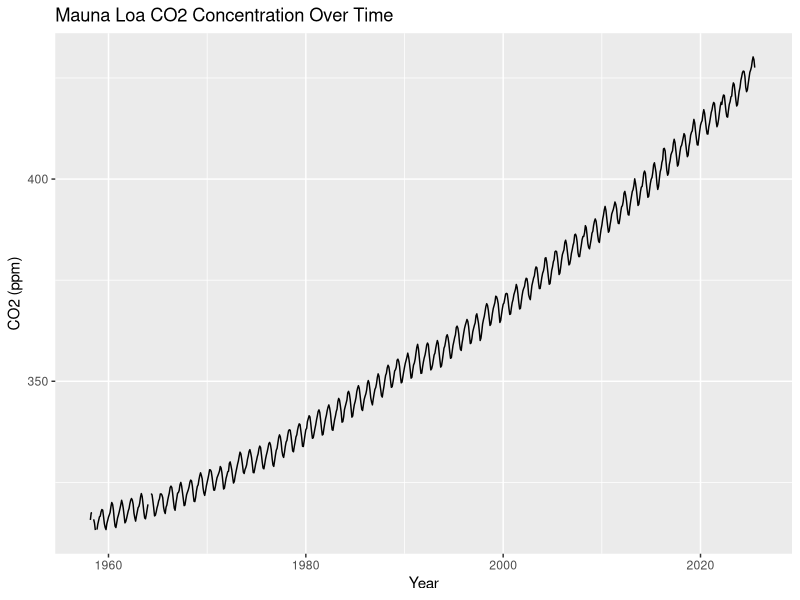
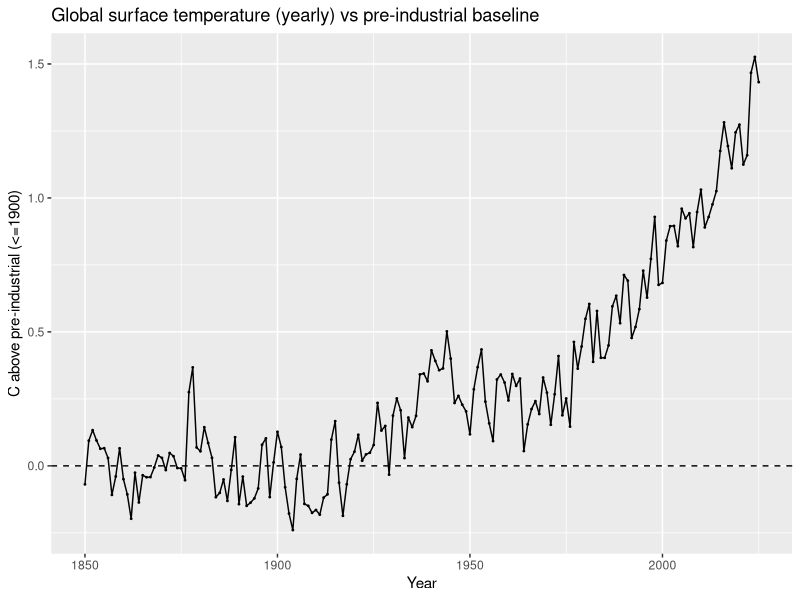
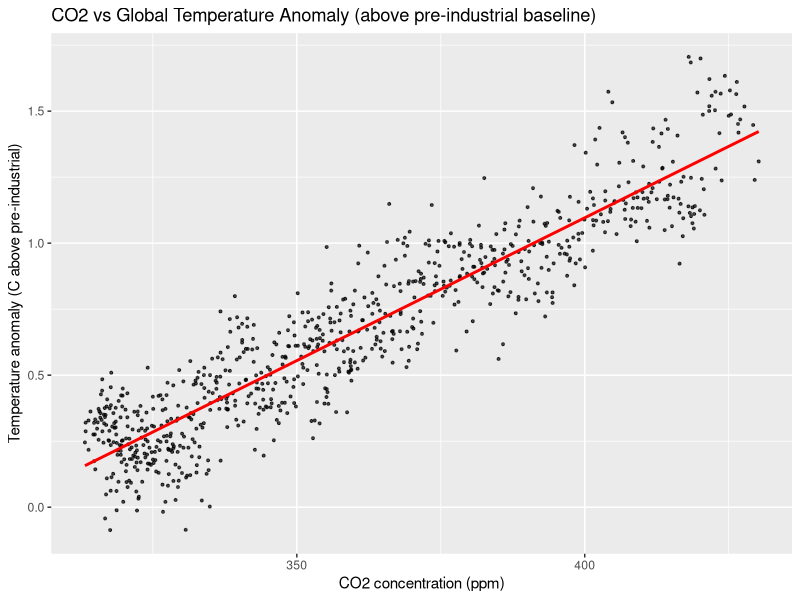
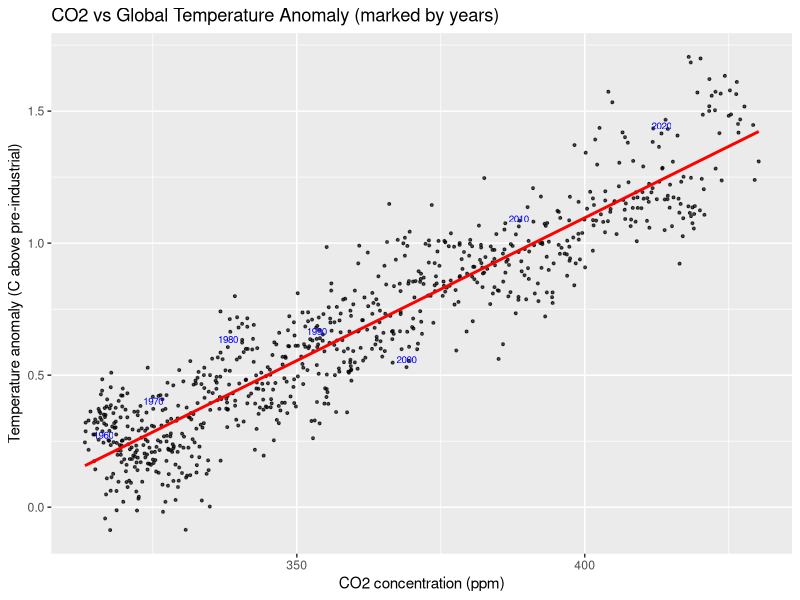
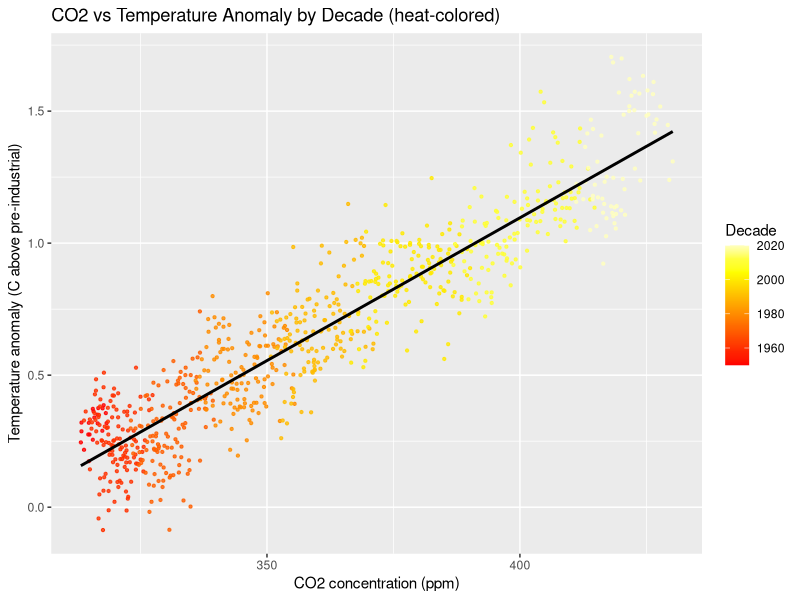
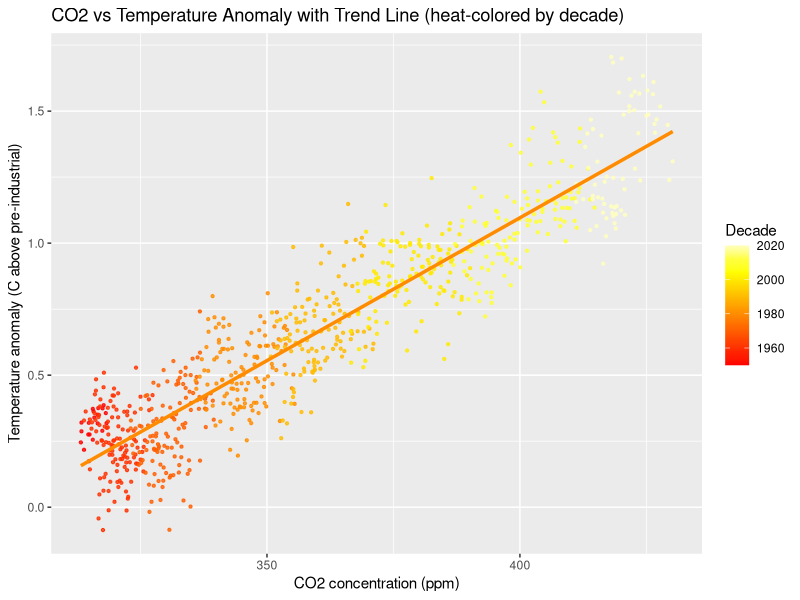
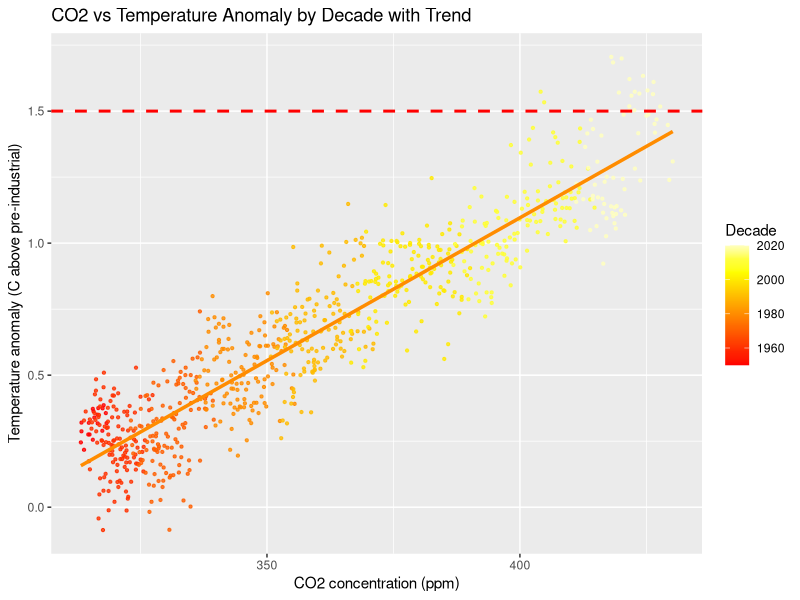
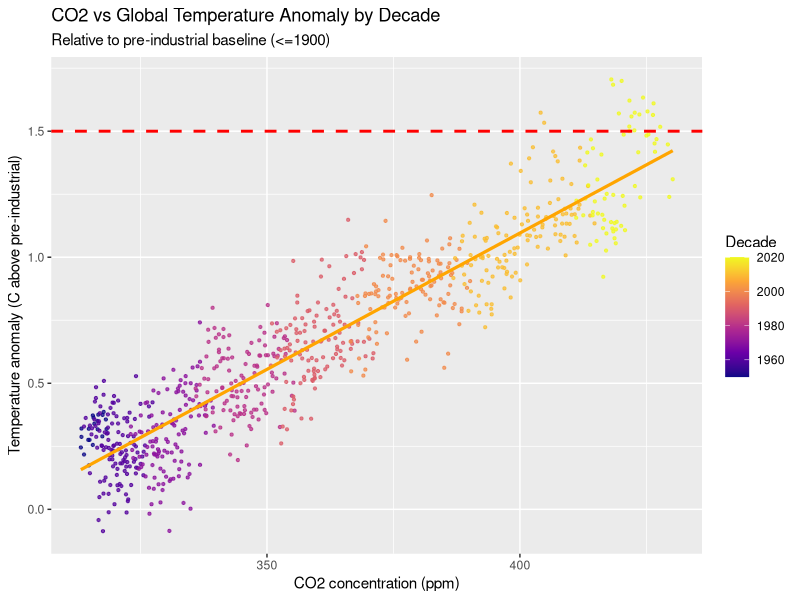

Write R code to recreate these figures, in order.
## ---- chunk 1
library(tidyverse)
library(class)

scripps <- read_delim("scripps-co2.csv") %>%
  select(year, month, co2)

scripps
## ---- chunk 2
summary(scripps$co2)

scripps %>%
  filter(co2 < 0) %>%
  count()

scripps <- scripps %>%
  mutate(co2 = ifelse(co2 < 0, NA, co2))

summary(scripps$co2)
## ---- chunk 3
scripps <- scripps %>%
  mutate(date = as.Date(paste(year, month, 1, sep = "-")))

scripps %>%
  summarize(
    earliest = min(date, na.rm = TRUE),
    latest = max(date, na.rm = TRUE)
  )
## ---- chunk 4
scripps %>%
  ggplot(aes(x = date, y = co2)) +
  geom_line() +
  labs(
    title = "Mauna Loa CO2 Concentration Over Time",
    x = "Year",
    y = "CO2 (ppm)"
  )
## ---- chunk 5
hadcrut <- read_delim("hadcrut-monthly.csv") %>%
  select(year, `1`:`12`)  

head(hadcrut)
## ---- chunk 6
hadcrut_long <- hadcrut %>%
  pivot_longer(
    cols = `1`:`12`,
    names_to = "month",
    values_to = "temp_anomaly"
  )

head(hadcrut_long, 12)
## ---- chunk 7
summary(hadcrut_long$temp_anomaly)

hadcrut_long <- hadcrut_long %>%
  mutate(temp_anomaly = ifelse(temp_anomaly <= -9, NA, temp_anomaly)) %>%
  filter(!is.na(temp_anomaly))

summary(hadcrut_long$temp_anomaly)
## ---- chunk 8
hadcrut_long %>%
  summarize(
    earliest = min(year, na.rm = TRUE),
    latest   = max(year, na.rm = TRUE)
  )

month_check <- hadcrut_long %>%
  filter(year == 2025) %>%
  summarize(latest_month = max(as.integer(month), na.rm = TRUE)) %>%
  pull(latest_month)

month_check
if (month_check == 6) cat("June\n")


## ---- chunk 9
pre_industrial_baseline <- hadcrut_long %>%
  filter(year <= 1900) %>%
  summarize(baseline = mean(temp_anomaly, na.rm = TRUE))

pre_industrial_baseline
## ---- chunk 10
hadcrut_long <- hadcrut_long %>%
  mutate(temp_above_preindustrial = temp_anomaly - pre_industrial_baseline$baseline)

head(hadcrut_long, 10)
## ---- chunk 11
hadcrut_year <- hadcrut_long %>%
  group_by(year) %>%
  summarize(above_preindustrial = mean(temp_above_preindustrial, na.rm = TRUE))

ggplot(hadcrut_year, aes(x = year, y = above_preindustrial)) +
  geom_line() +
  geom_point(size = 0.3) +
  geom_hline(yintercept = 0, linetype = "dashed") +
  labs(
    title = "Global surface temperature (yearly) vs pre-industrial baseline",
    x = "Year",
    y = "C above pre-industrial (<=1900)"
  )
## ---- chunk 12
hadcrut_long <- hadcrut_long %>%
  mutate(month = as.numeric(month))

merged_data <- left_join(scripps, hadcrut_long, by = c("year", "month"))
merged_data
## ---- chunk 13
merged_data %>%
  ggplot(aes(x = co2, y = temp_above_preindustrial)) +
  geom_point(size = 0.7, alpha = 0.7) +
  geom_smooth(method = "lm", se = FALSE, color = "red") +
  labs(
    title = "CO2 vs Global Temperature Anomaly (above pre-industrial baseline)",
    x = "CO2 concentration (ppm)",
    y = "Temperature anomaly (C above pre-industrial)"
  )
## ---- chunk 14
merged_data %>%
  ggplot(aes(x = co2, y = temp_above_preindustrial)) +
  geom_point(size = 0.7, alpha = 0.7) +
  geom_smooth(method = "lm", se = FALSE, color = "red") +
  geom_text(
    data = merged_data %>%
      filter(month == 1 & year %% 10 == 0), 
    aes(label = year),
    size = 2.5, vjust = -0.5, color = "blue"
  ) +
  labs(
    title = "CO2 vs Global Temperature Anomaly (marked by years)",
    x = "CO2 concentration (ppm)",
    y = "Temperature anomaly (C above pre-industrial)"
  )
## ---- chunk 15
merged_data %>%
  mutate(decade = floor(year / 10) * 10) %>%
  ggplot(aes(x = co2, y = temp_above_preindustrial, color = decade)) +
  geom_point(size = 0.8, alpha = 0.8) +
  geom_smooth(method = "lm", se = FALSE, color = "black") +
  scale_color_gradientn(colors=heat.colors(10)) + 
  labs(
    title = "CO2 vs Temperature Anomaly by Decade (heat-colored)",
    x = "CO2 concentration (ppm)",
    y = "Temperature anomaly (C above pre-industrial)",
    color = "Decade"
  )
## ---- chunk 16
merged_data %>%
  mutate(decade = floor(year / 10) * 10) %>%
  ggplot(aes(x = co2, y = temp_above_preindustrial, color = decade)) +
  geom_point(size = 0.8, alpha = 0.8) +
  geom_smooth(method = "lm", se = FALSE, color = "darkorange", size = 1.2) +
  scale_color_gradientn(colors = heat.colors(10)) +
  labs(
    title = "CO2 vs Temperature Anomaly with Trend Line (heat-colored by decade)",
    x = "CO2 concentration (ppm)",
    y = "Temperature anomaly (C above pre-industrial)",
    color = "Decade"
  )
## ---- chunk 17
merged_data %>%
  mutate(decade = floor(year / 10) * 10) %>%
  ggplot(aes(x = co2, y = temp_above_preindustrial, color = decade)) +
  geom_point(size = 0.8, alpha = 0.8) +
  geom_smooth(method = "lm", se = FALSE, color = "darkorange", size = 1.2) + 
  geom_hline(yintercept = 1.5, color = "red", linetype = "dashed", size = 1) + 
  scale_color_gradientn(colors = heat.colors(10)) +
  labs(
    title = "CO2 vs Temperature Anomaly by Decade with Trend",
    x = "CO2 concentration (ppm)",
    y = "Temperature anomaly (C above pre-industrial)",
    color = "Decade"
  )
## ---- chunk 18
merged_data %>%
  mutate(decade = floor(year / 10) * 10) %>%
  ggplot(aes(x = co2, y = temp_above_preindustrial, color = decade)) +
  geom_point(size = 0.8, alpha = 0.75) +
  geom_smooth(method = "lm", se = FALSE, color = "orange", linewidth = 1.1) +
  geom_hline(yintercept = 1.5, linetype = "dashed", color = "red", linewidth = 1) +
  scale_color_viridis_c(option = "plasma", name = "Decade") +
  labs(
    title = "CO2 vs Global Temperature Anomaly by Decade",
    subtitle = "Relative to pre-industrial baseline (<=1900)",
    x = "CO2 concentration (ppm)",
    y = "Temperature anomaly (C above pre-industrial)"
  )
## ---- chunk 19
uah <- read_delim("UAH-lower-troposphere-wide.csv") %>%
  select(year, month, globe)

glimpse(uah)
head(uah, 10)
summary(uah$globe)
## ---- chunk 20
merged_temp <- hadcrut_long %>%
  select(year, month, temp_anomaly) %>%
  left_join(
    uah %>% select(year, month, globe),
    by = c("year", "month")
  ) %>%
  rename(
    surface = temp_anomaly,
    troposphere = globe
  )

glimpse(merged_temp)
head(merged_temp, 10)
summary(merged_temp)
## ---- chunk 21
merged_long <- merged_temp %>%
  pivot_longer(c(surface, troposphere),
               names_to = "type",
               values_to = "anomaly") %>%
  mutate(type = ifelse(type == "troposphere", "lower troposphere", type))

head(merged_long, 10)
## ---- chunk 22
merged_long %>%
  ggplot(aes(x = year, y = anomaly, color = type)) +
  geom_point(alpha = 0.6, size = 0.8) +
  geom_smooth(method = "lm", se = FALSE, linewidth = 1) +
  labs(title = "Temperature Anomaly over Time by Type",
       x = "Year",
       y = "Temperature Anomaly (C)",
       color = "Type") +
  scale_color_manual(values = c("surface" = "orange", "lower troposphere" = "skyblue"))
